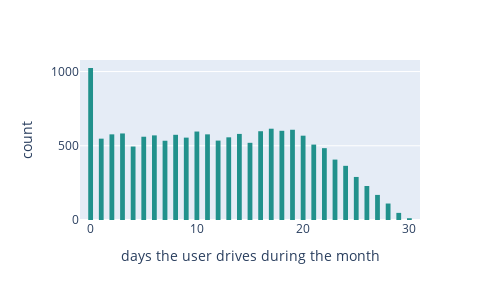

Notebook code cell kept with this figure:
### Code cell
# Histogram
fig = px.histogram(data_frame=df, x='driving_days',
                   labels={'driving_days':'days the user drives during the month'},
                   range_x=[0-1,df.driving_days.max()+1], nbins=70,
                   color_discrete_sequence=["#21918c"])
fig.update_layout(height=300, width=500, bargap=.1)

### Figure 1 — Plotly figure (JSON) as saved in the notebook; plotly's stock layout.template omitted (floating-point values rounded to 4 significant figures; data arrays with more than 128 entries replaced by an {"elided": "..."} marker saying what was removed)
{"data": [{"alignmentgroup": "True", "bingroup": "x", "hovertemplate": "days the user drives during the month=%{x}<br>count=%{y}<extra></extra>", "legendgroup": "", "marker": {"color": "#21918c", "pattern": {"shape": ""}}, "name": "", "nbinsx": 70, "offsetgroup": "", "orientation": "v", "showlegend": false, "type": "histogram", "x": {"elided": "14999 int values"}, "xaxis": "x", "yaxis": "y"}], "layout": {"bargap": 0.1, "barmode": "relative", "height": 300, "legend": {"tracegroupgap": 0}, "margin": {"t": 60}, "width": 500, "xaxis": {"anchor": "y", "domain": [0, 1], "range": [-1, 31], "title": {"text": "days the user drives during the month"}, "type": "linear"}, "yaxis": {"anchor": "x", "autorange": true, "domain": [0, 1], "range": [0, 1078.0], "title": {"text": "count"}}}}
